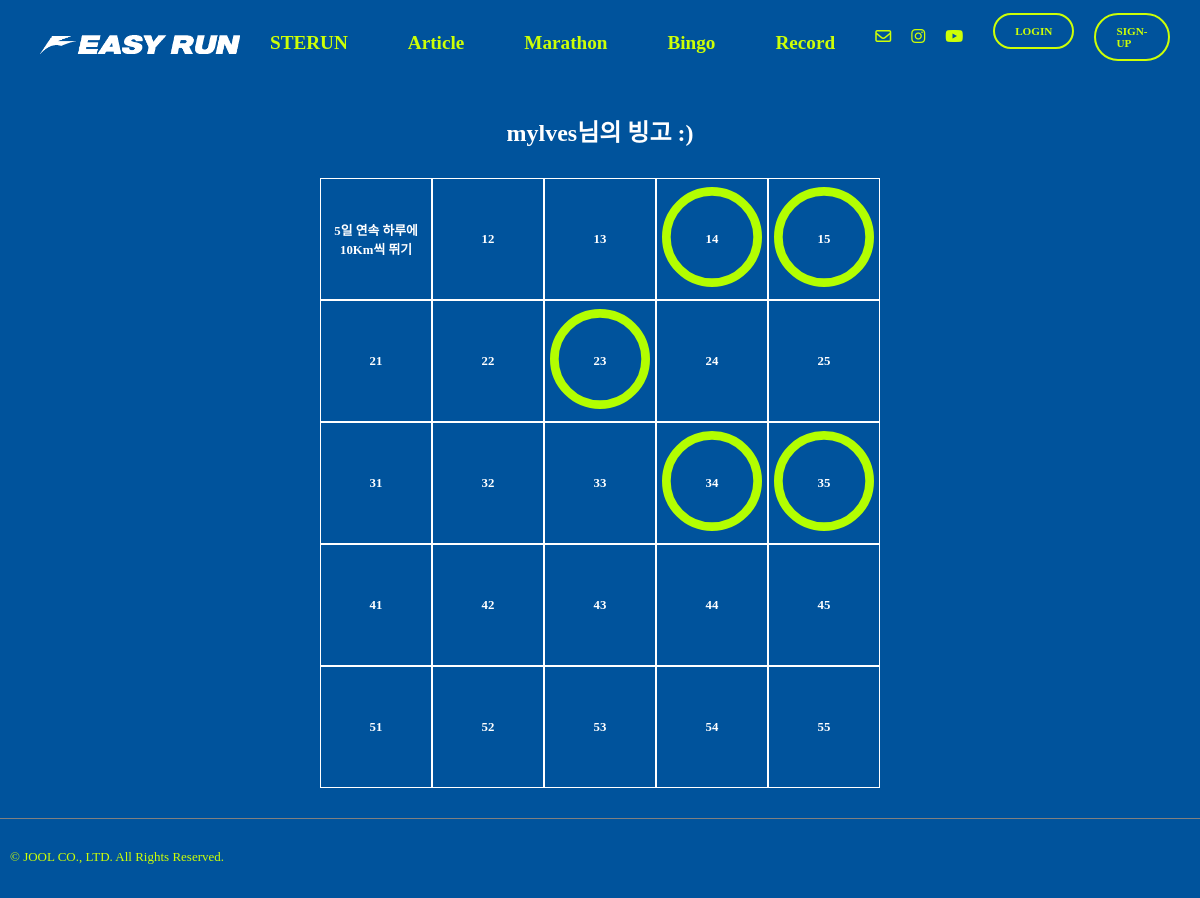
Screenshot of /bingo/1 with the database file from the repository.
### bingo/models.py (models this page shows, shortened)
class BingoCheck(models.Model):
    bingo_item = models.ForeignKey(BingoItem, on_delete=models.CASCADE)
    user = models.ForeignKey(settings.AUTH_USER_MODEL, on_delete=models.CASCADE)
    completed = models.BooleanField(default=False)

class BingoItem(models.Model):
    item_id = models.IntegerField(primary_key=True)
    content = models.CharField(max_length=100, blank=False, null=False)
    row = models.IntegerField(null=False, blank=False)
    col = models.IntegerField(null=False, blank=False)

### bingo/views.py (the view)
# urls.py: path("<str:pk>", views.bingo, name="bingo"),
def bingo(request, pk):
    user = get_object_or_404(User, pk=pk)
    login_user = request.user
    if user == login_user:
        user_matched = 1
    else:
        user_matched = None
    print(user_matched)
    bingo_item_1r = BingoCheck.objects.select_related("bingo_item").filter(user=pk).filter(bingo_item__row=1)
    bingo_item_2r = BingoCheck.objects.select_related("bingo_item").filter(user=pk).filter(bingo_item__row=2)
    bingo_item_3r = BingoCheck.objects.select_related("bingo_item").filter(user=pk).filter(bingo_item__row=3)
    bingo_item_4r = BingoCheck.objects.select_related("bingo_item").filter(user=pk).filter(bingo_item__row=4)
    bingo_item_5r = BingoCheck.objects.select_related("bingo_item").filter(user=pk).filter(bingo_item__row=5)
    lenof5l = len(bingo_item_5r)
    return render(request,"bingo.html",{"bingo_item_1r":bingo_item_1r, "bingo_item_2r":bingo_item_2r, "bingo_item_3r":bingo_item_3r, "bingo_item_4r":bingo_item_4r, "bingo_item_5r":bingo_item_5r, "user_id":pk, "len":lenof5l,"user_name":user.username, "user_matched":user_matched})

### templates/bingo.html (shortened to what this page needs)
{% extends "base.html" %}
{% load static %}
{% block content %}
  <div class="bingo-title">{{ user_name }}님의 빙고 :)</div>
  <div class="bingo-board fade-in-up-short">
    <div class="bingo-row">
      {% for item in bingo_item_1r %}
        <label for="{{ item.bingo_item.item_id }}">
          <div class="bingo-col" id="item{{ item.bingo_item.item_id }}">
            {{ item.bingo_item.content }}
            <div id="bingo-img{{ item.bingo_item.item_id }}" class="bingo-img">
              <img class="bingo-stamp" src="{% static "img/Ellipse-1.svg" %}" alt="main-img" height="auto," width="auto">
            </div>
          </div>
        </label>
      {% endfor %}
    </div>
    <div class="bingo-row">
      {% for item in bingo_item_2r %}
        <label for="{{ item.bingo_item.item_id }}">
          <div class="bingo-col" id="item{{ item.bingo_item.item_id }}">
            {{ item.bingo_item.content }}
            <div id="bingo-img{{ item.bingo_item.item_id }}" class="bingo-img">
              <img class="bingo-stamp" src="{% static "img/Ellipse-1.svg" %}" alt="main-img" height="auto," width="auto">
            </div>
          </div>
        </label>
      {% endfor %}
    </div>
    <div class="bingo-row">
      {% for item in bingo_item_3r %}
        <label for="{{ item.bingo_item.item_id }}">
          <div class="bingo-col" id="item{{ item.bingo_item.item_id }}">
            {{ item.bingo_item.content }}
            <div id="bingo-img{{ item.bingo_item.item_id }}" class="bingo-img">
              <img class="bingo-stamp" src="{% static "img/Ellipse-1.svg" %}" alt="main-img" height="auto," width="auto">
            </div>
          </div>
        </label>
      {% endfor %}
    </div>
    <div class="bingo-row">
      {% for item in bingo_item_4r %}
        <label for="{{ item.bingo_item.item_id }}">
          <div class="bingo-col" id="item{{ item.bingo_item.item_id }}">
            {{ item.bingo_item.content }}
          </div>
        </label>
      {% endfor %}
    </div>
    <div class="bingo-row">
      {% for item in bingo_item_5r %}
        <label for="{{ item.bingo_item.item_id }}">
          <div class="bingo-col" id="item{{ item.bingo_item.item_id }}">
            {{ item.bingo_item.content }}
          </div>
        </label>
      {% endfor %}
    </div>
  </div>
{% endblock content %}

### static/css/joolmag.css (style rules this page uses)
:root { --j-pink: #eea47f; --blue: #1e90ff; --white: #ffffff; --black: black; --jblue: #00539c; --jlightgreen: #cdff06; }
* { font-family: "NanumSquareNeo"; }
html { overflow-y: scroll; }
img { object-fit: cover; }
.mainbg { background-color: var(--jblue); margin: 0; padding: 0; overflow-y: auto; overflow-x: auto; }
.bingo-title { color: var(--white); font-family: leeseoyun; font-size: 1.5rem; font-weight: 700; text-align: center; margin: auto; margin-top: 50px; }
.bingo-board { display: flex; flex-direction: column; margin: 30px 0 30px 0; }
.bingo-row { display: flex; margin: auto; }
.bingo-col { display: flex; font-size: 0.8rem; width: 100px; height: 100px; padding: 10px 5px 10px 5px; justify-content: center; align-items: center; border: solid var(--white) 1px; color: var(--white); font-weight: 700; word-break: keep-all; text-align: center; }
.bingo-img { display: block; position: absolute; z-index: -1; }
.bingo-stamp { width: 100px; height: 100px; }
.fade-in-up-short { opacity: 0; transform: translateY(15px); animation: fadeInUp 0.8s ease-out forwards; animation-delay: 0.3s; }

### static/css/article.css (style rules this page uses)
:root { --j-pink: #EEA47F; --blue: #1e90ff; --white: #ffffff; --black: black; --jblue: #00539C; --jlightgreen: #CDFF06; }
html { overflow-y: scroll; }

### rows the page displays
BingoCheck: bingo_item.content "5일 연속 하루에 10Km씩 뛰기"
BingoCheck: bingo_item.content "12"
BingoCheck: bingo_item.content "13"
BingoCheck: bingo_item.content "14"
BingoCheck: bingo_item.content "15"
BingoCheck: bingo_item.content "21"
BingoCheck: bingo_item.content "22"
BingoCheck: bingo_item.content "23"
BingoCheck: bingo_item.content "24"
BingoCheck: bingo_item.content "25"
BingoCheck: bingo_item.content "31"
BingoCheck: bingo_item.content "32"
BingoCheck: bingo_item.content "33"
BingoCheck: bingo_item.content "34"
BingoCheck: bingo_item.content "35"
BingoCheck: bingo_item.content "41"
BingoCheck: bingo_item.content "42"
BingoCheck: bingo_item.content "43"
BingoCheck: bingo_item.content "44"
BingoCheck: bingo_item.content "45"
BingoCheck: bingo_item.content "51"
BingoCheck: bingo_item.content "52"
BingoCheck: bingo_item.content "53"
BingoCheck: bingo_item.content "54"
BingoCheck: bingo_item.content "55"

### other values shown
{{ user_name }} "mylves"
